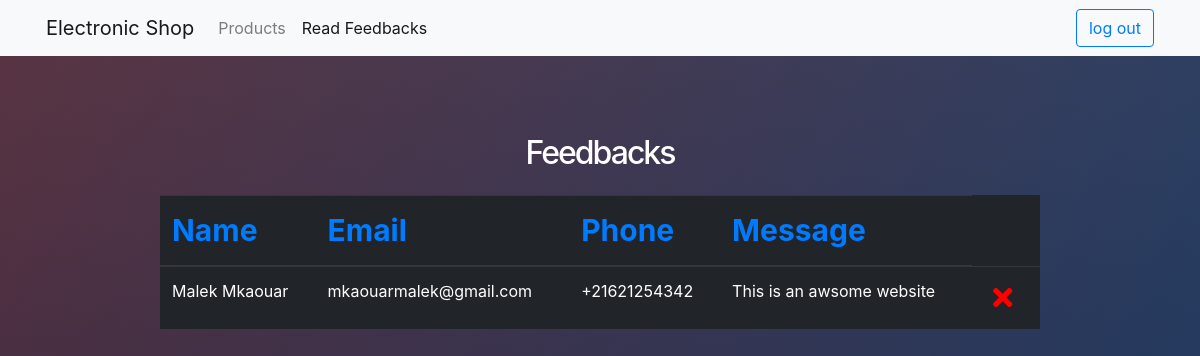
/Dashboard/feedback.php, run on the app's committed database.
### tables this page shows
CREATE TABLE `feedback` (
  `id` int(100) NOT NULL AUTO_INCREMENT PRIMARY KEY,
  `name` varchar(20) NOT NULL,
  `email` varchar(40) NOT NULL,
  `phone` varchar(15) NOT NULL,
  `message` varchar(10000) NOT NULL
);

### db/db.class.php (called while the page is built, shortened)
<?php
class DB {
    private $host;
    private $username;
    private $password;
    private $database;
    private $db;
    public function __construct($host = null, $username = null, $password = null, $database = null){
        if($host != null)
        {
            $this->host = $host;
            $this->username = $username;
            $this->password = $password;
            $this->database = $database;
        }
        try{
            $this->db = new PDO('mysql:host='.$this->host.';dbname='.$this->database, $this->username, $this->password, array(PDO::MYSQL_ATTR_INIT_COMMAND => 'SET NAMES UTF8',
                PDO::ATTR_ERRMODE =>PDO::ERRMODE_WARNING));
        }catch(PDOException $e)
        {
            echo "<div class='alert alert-danger col-lg-6'>Can't Connect to the Database</div>";
        }
    }
    public function query($sql, $data = array()){
        try {
            $req = $this->db->prepare($sql);
            $req->execute($data);
        } catch (PDOException $e) {
            echo "<div class='alert alert-danger col-lg-6'>Invalid query</div>";
        }
        return $req->fetchAll(PDO::FETCH_ASSOC);
    }
}

### db/dbconfig.php (called while the page is built, shortened)
<?php
require "db.class.php";
$database = "TPWEB";
$host = "localhost";
$username = "root";
$password = "root";

### Dashboard/feedback.php (the view, shortened to what this page needs)
<!DOCTYPE html>
<html lang="en">
<head>
    <link rel="stylesheet" type="text/css" media="screen" href="../css/reset.css">
    <link rel="stylesheet" type="text/css" media="screen" href="../css/style.css">
    <link rel="stylesheet" href="https://stackpath.bootstrapcdn.com/bootstrap/4.1.1/css/bootstrap.min.css">
    <link rel="stylesheet" href="https://use.fontawesome.com/releases/v5.0.13/css/all.css">
</head>
<body>
<header class="bg-light">
    <nav class="navbar navbar-expand-lg navbar-light bg-light container">
        <a class="navbar-brand" href="javascript:void(0)">Electronic Shop</a>
        <div class="collapse navbar-collapse" id="navbarText">
            <ul class="navbar-nav mr-auto">
                <li class="nav-item">
                    <a class="nav-link" href="dashboard.php">Products</a>
                </li>
                <li class="nav-item  active">
                    <a class="nav-link" href="feedback.php">Read Feedbacks <span class="sr-only">(current)</span></a>
                </li>
            </ul>
            <div><a href="../logout.php"><button class="btn btn-outline-primary">log out</button></a> </div>
        </div>
    </nav>
</header>
<section id="content" class="container mt-5">
    <div>
        <div class="body">
            <div class="d-flex flex-column justify-content-center align-items-center">
                <h2 class="p3" style="color: white;">Feedbacks</h2>
                <table class="table table-dark">
                    <thead class="text-primary">
                    <th style="font-size: 30px;">Name</th>
                    <th style="font-size: 30px;">Email</th>
                    <th style="font-size: 30px;">Phone</th>
                    <th style="font-size: 30px;">Message</th>
                    </thead>
                    <tbody>
                    <?php
                    require "../db/dbconfig.php";
                    $db = new DB($host,$username,$password,$database);
                    ?>
                    <?php
                    $delete_query = "DELETE FROM feedback WHERE ID = " . $_POST["id"] .";";
                    $db->query($delete_query);
                    ?>
                    <?php
                    $sql = "SELECT * FROM feedback" ;
                    $query = $db->query($sql);
                    foreach ($query as &$value) {
                        echo "<tr>";
                        echo "<td>".$value["name"]."</td>";
                        echo "<td>".$value["email"]."</td>";
                        echo "<td>".$value["phone"]."</td>";
                        echo "<td>".$value["message"]."</td>";
                        echo "<td>".
                                "<form action='feedback.php' method='post'><button style='color: red;' class='btn btn-sm btn-link' type='submit'>".
                                    "<input type='hidden' name='id' value='". $value["id"] ."'>".
                                    "<i class='fas fa-2x fa-times'></i>".
                                "</button></form>".
                              "</td>";
                        echo "</tr>";
                    }
                    ?>
                    </tbody>
                </table>
            </div>
        </div>
    </div>
</section>
</body>

### css/style.css (style rules this page uses)
html, body { width:100%; height:100%; padding:0; margin:0; }
body { font: 12px/22px Arial, Helvetica, sans-serif; color:#8f8b8c; min-width:970px; background: #092756; background: -moz-radial-gradient(0% 100%, ellipse cover, rgba(104,128,138,.4) 10%,rgba(138,114,76,0) 40%),-moz-linear-gradient(top, rgba(57,173,219,.25) 0%, rgba(42,60,87,.4) 100%), -moz-linear-gradient(-45deg, #670d10 0%, #092756 100%); background: -webkit-radial-gradient(0% 100%, ellipse cover, rgba(104,128,138,.4) 10%,rgba(138,114,76,0) 40%), -webkit-linear-gradient(top, rgba(57,173,219,.25) 0%,rgba(42,60,87,.4) 100%), -webkit-linear-gradient(-45deg, #670d10 0%,#092756 100%); background: -o-radial-gradient(0% 100%, ellipse cover, rgba(104,128,138,.4) 10%,rgba(138,114,76,0) 40%), -o-linear-gradient(top, rgba(57,173,219,.25) 0%,rgba(42,60,87,.4) 100%), -o-linear-gradient(-45deg, #670d10 0%,#092756 100%); background: -ms-radial-gradient(0% 100%, ellipse cover, rgba(104,128,138,.4) 10%,rgba(138,114,76,0) 40%), -ms-linear-gradient(top, rgba(57,173,219,.25) 0%,rgba(42,60,87,.4) 100%), -ms-linear-gradient(-45deg, #670d10 0%,#092756 100%); background: -webkit-radial-gradient(0% 100%, ellipse cover, rgba(104,128,138,.4) 10%,rgba(138,114,76,0) 40%), linear-gradient(to bottom, rgba(57,173,219,.25) 0%,rgba(42,60,87,.4) 100%), linear-gradient(135deg, #670d10 0%,#092756 100%); }
a { text-decoration:none; cursor:pointer; }
h2 { font-size:35px; line-height:45px; color:#1f1919; font-weight:normal; letter-spacing:-2px; }
ul { margin:0; padding:0; list-style-image:none; }
.p3 { padding-bottom:15px; }
header { width:100%; margin:0 auto; z-index:101; position:relative; z-index:100; }
#content { filter: progid:DXImageTransform.Microsoft.gradient( startColorstr='#3E1D6D', endColorstr='#092756',GradientType=1 ); width:100%; padding:30px 0 50px 0; }
#content>div { width:880px; margin:0 auto; }

### data on the page
feedback: name "Malek Mkaouar", email "mkaouarmalek@gmail.com", phone "+21621254342", message "This is an awsome website"
